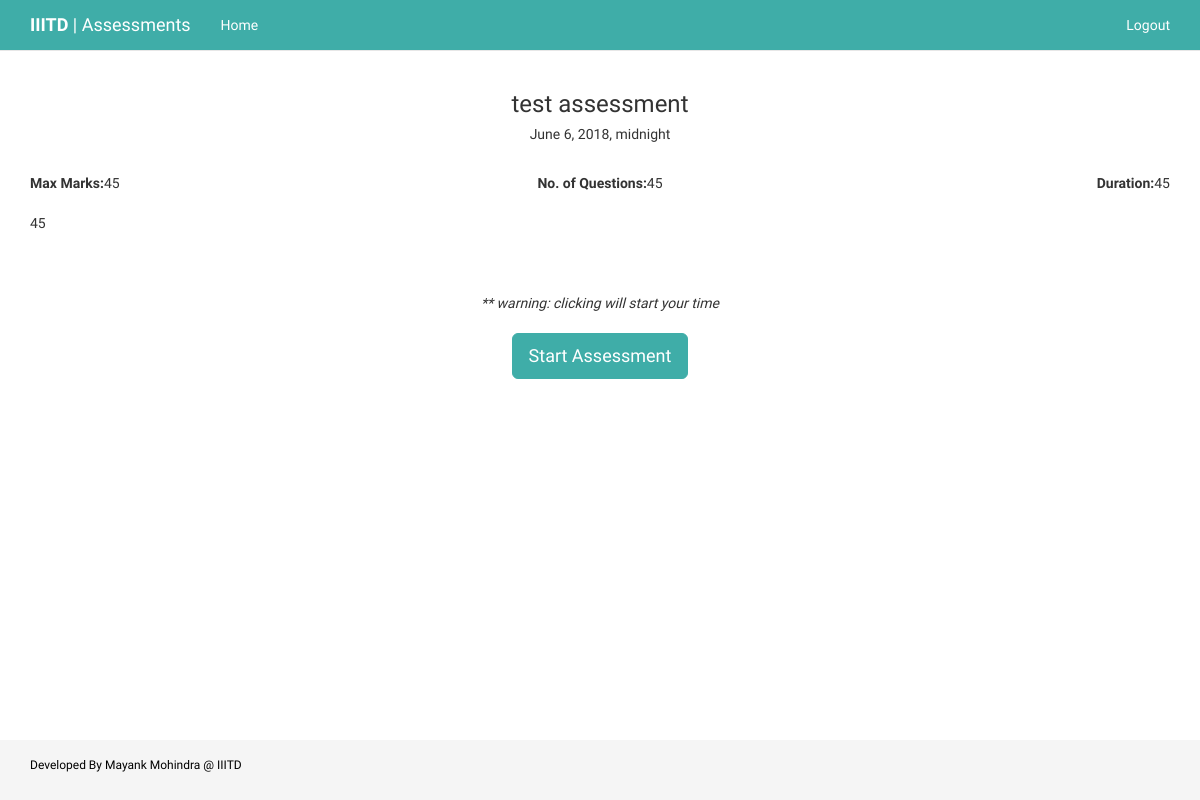
The app's page /assessment_detail/1/ (signed in), older data.
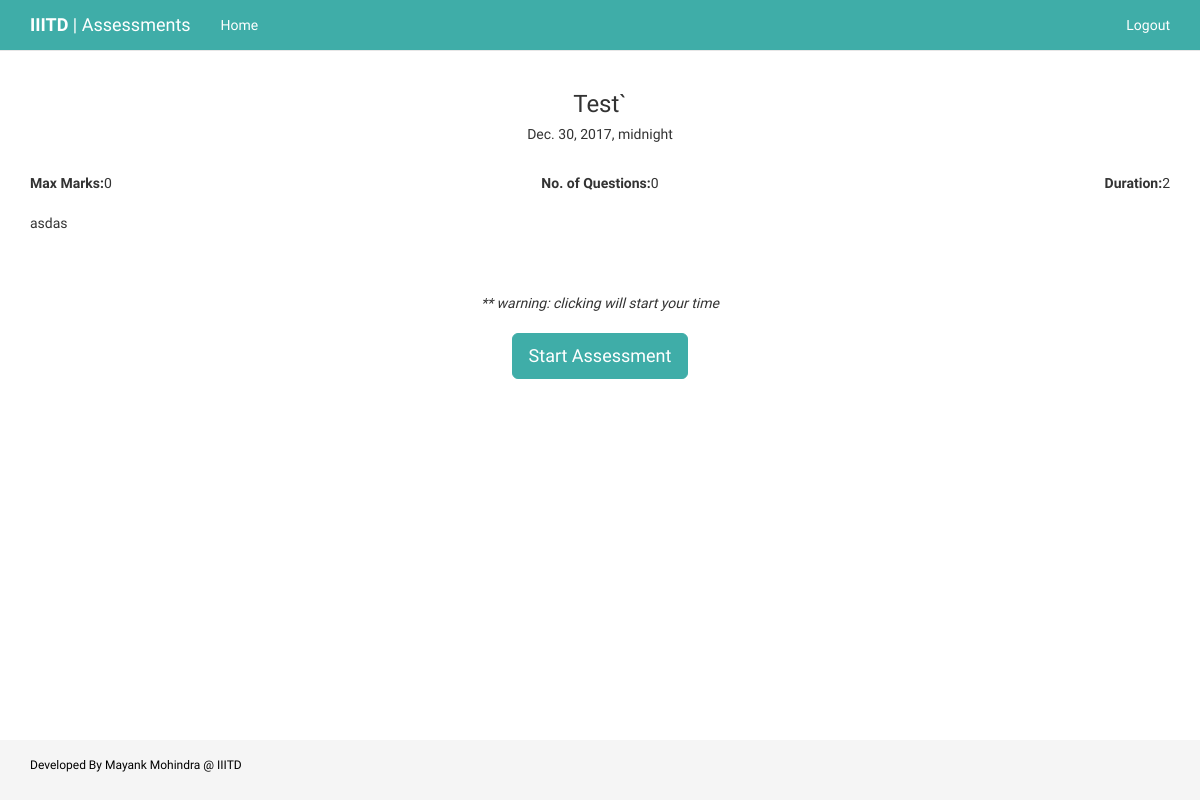
The same page, newer data.
### quiz/models.py (models this page shows, shortened)
class Assessment(models.Model):
	name=models.CharField(max_length=250, blank=False)
	date=models.DateTimeField(blank=False)
	max_marks=models.IntegerField(null=False)
	no_of_questions=models.IntegerField(null=False)
	duration=models.IntegerField(null=False)
	description=models.CharField(max_length=2000, blank=True)

### quiz/views.py (the view)
# urls.py: url(r'^assessment_detail/(?P<assessment_no>\d+)/$',views.assessment_detail, name='assessment_detail'),
@login_required(login_url='/login')
def assessment_detail(request, assessment_no):
	assessment=get_object_or_404(Assessment, pk=assessment_no)
	context={
		'assessment':assessment,
	}
	return render(request, 'quiz/assessment_detail.html',context)

### quiz/templates/quiz/assessment_detail.html (shortened to what this page needs)
{% extends 'quiz/base.html' %}
{% load staticfiles %}
{% block body %}
<div class="container">
	<center>
		<h3>{{assessment.name}}</h3>
		<h5>{{assessment.date}}</h5>
	</center>
	<br>
	<div class="row">
		<div class="col-sm-4"><b>Max Marks:</b>{{assessment.max_marks}}</div>
		<div class="col-sm-4"><center><b>No. of Questions:</b>{{assessment.no_of_questions}}</center></div>
		<div class="col-sm-4"><div class="pull-right"><b>Duration:</b>{{assessment.duration}}</div></div>
	</div>
	<br>
	{{ assessment.description }}
	<br>
	<center>
	<br><br><br>
	<i>** warning: clicking will start your time</i><br><br>
		<a href="{% url 'quiz:assessment_start' assessment.pk %}" class="btn btn-lg btn-success success">Start Assessment</a>
	</center>
</div>
{% endblock %}

Row changes from the older to the newer data that the page shows:
changed Assessment: name "test assessment" → "Test`"; date "June 6, 2018, midnight" → "Dec. 30, 2017, midnight"; max_marks "45" → "0"; no_of_questions "45" → "0"; duration "45" → "2"; description "45" → "asdas"
